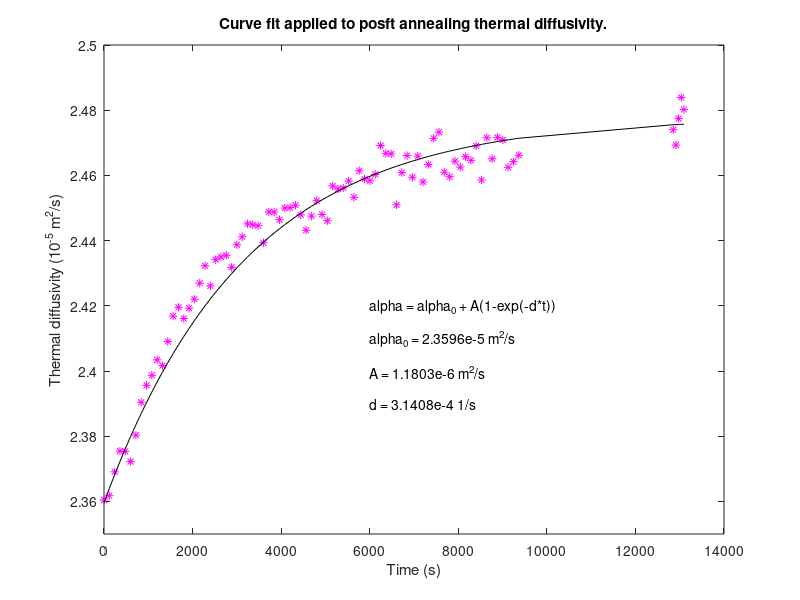
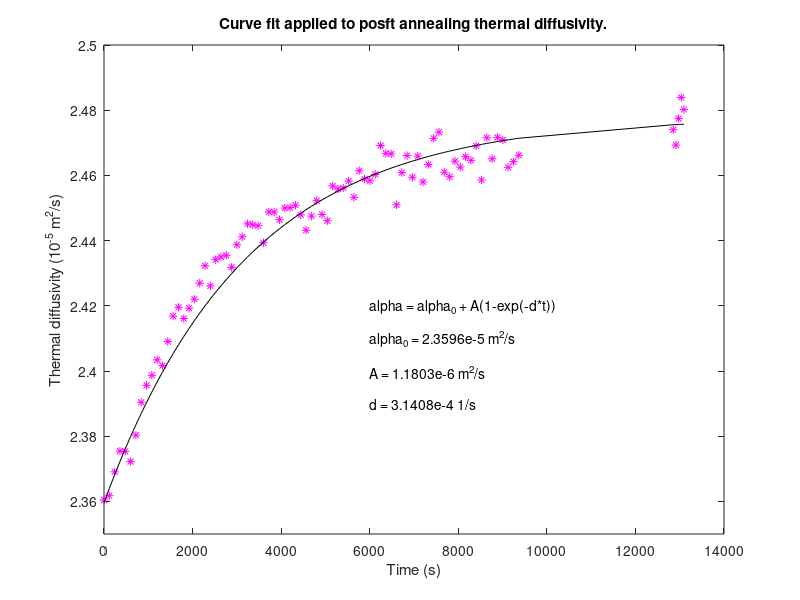
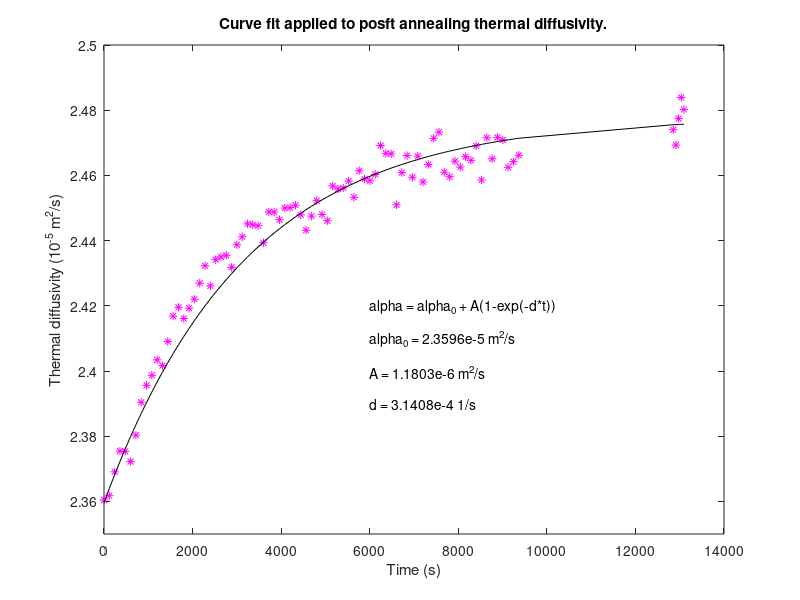
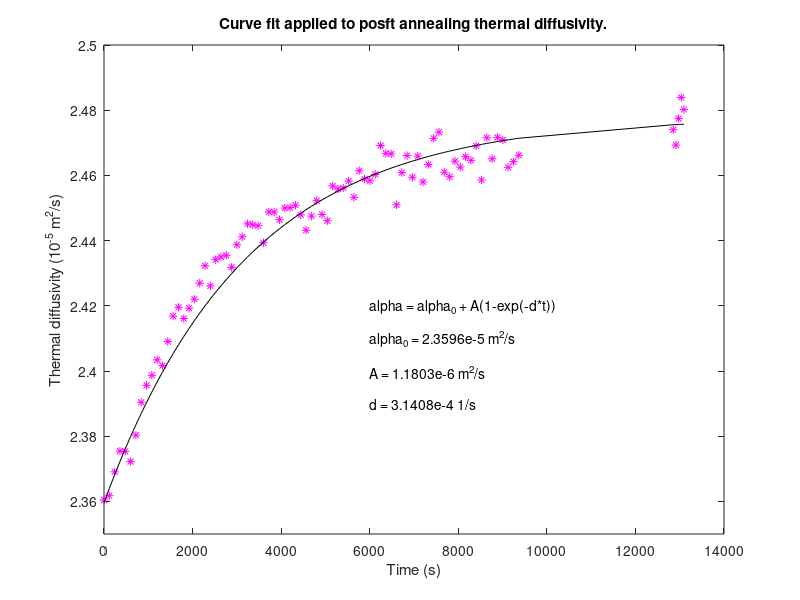

Recreate these plots in MATLAB, in order.
% speeds

load("./kns_evolution_data.mat");

s = 17; % judged subjectively by eye
d_alphas = all_alphas(s:end);
d_times = all_times(s:end)-all_times(s);

A = 0.0000011803;
d =  0.00031408;
alpha_0 =  0.000023596;

fit = @(t) alpha_0 + A * (1-exp(-d .* t));
fit_alphas = fit(d_times);


%figure();
plot(d_times, d_alphas*1e5, "*m", d_times, fit_alphas*1e5, "k");
ylim([2.35   2.5]);

title("Curve fit applied to posft annealing thermal diffusivity.")
xlabel("Time (s)");
ylabel("Thermal diffusivity (10^{-5} m^2/s)");
text(6000, 2.42, "alpha = alpha_0 + A(1-exp(-d*t))", "color", "k");
text(6000, 2.41, "alpha_0 = 2.3596e-5 m^2/s", "color", "k");
text(6000, 2.40, "A = 1.1803e-6 m^2/s", "color", "k");
text(6000, 2.39, "d = 3.1408e-4 1/s", "color", "k");


filename = "~/strand/plots/curve_fit";
print("-dpdflatex", filename);
print("-dpsc", filename);
print("-depsc", filename);
print("-dsvg", filename);
print("-dpdf", filename);
print("-dpng", filename);